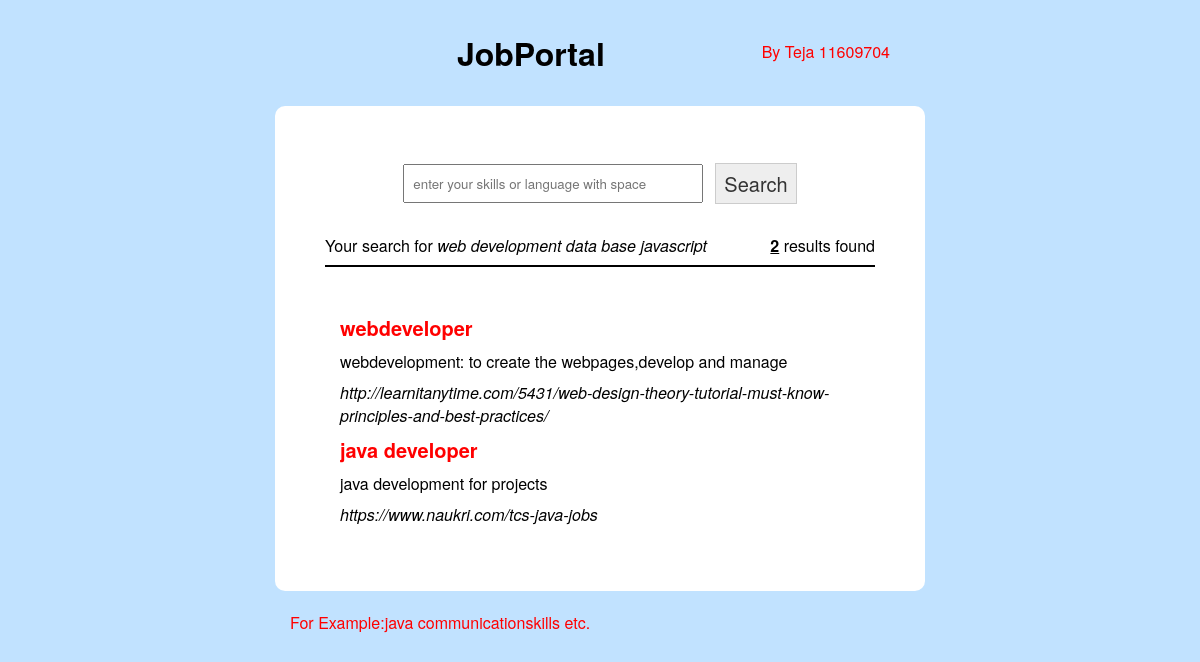
Screenshot of /index.php?k=web development data base javascript  with the database file from the repository.
### tables this page shows
CREATE TABLE `search_engine` (
  `id` int(11) NOT NULL,
  `title` varchar(200) NOT NULL,
  `blurb` text NOT NULL,
  `url` text NOT NULL,
  `keywords` text NOT NULL
);

### index.php (the view, shortened to what this page needs)
<html>
	<head>
		<link rel="stylesheet" type="text/css" href="./main.css"></link>
	</head>
	<body>
		<div id="wrapper">
			<div id="top_header">
				<div id="nav">
					<a href="<?php echo SITE_ADDR;?>/new_entry.php">By Teja 11609704</a>
				</div>
				<div id="logo">
					<h1><a href="<?php echo SITE_ADDR;?>">JobPortal</a></h1>
				</div>
			</div>
			<div id="main" class="shadow-box"><div id="content">
				<center>
				<form action="" method="GET" name="">
					<table>
						<tr>
							<td><input type="text" name="k" placeholder="enter your skills or language with space" autocomplete="off"></td>
							<td><input type="submit" name="" value="Search" ></td>
						</tr>
					</table>
				</form>
				</center>
				<?php
					if (isset($_GET['k']) && $_GET['k'] != ''){
						$k = trim($_GET['k']);
						$query_string = "SELECT * FROM search_engine WHERE ";
						$display_words = "";
						$keywords = explode(' ', $k);
						foreach($keywords as $word){
							$query_string .= " keywords LIKE '%".$word."%' OR ";
							$display_words .= $word." ";
						}
						$query_string = substr($query_string, 0, strlen($query_string) - 3);
						$conn = mysqli_connect(DB_SERVER, DB_USER, DB_PASS, DB_NAME);
						$query = mysqli_query($conn, $query_string);
						$result_count = mysqli_num_rows($query);
						if ($result_count > 0){
							echo '<br /><div class="right"><b><u>'.$result_count.'</u></b> results found</div>';
							echo 'Your search for <i>'.$display_words.'</i> <hr /><br />';
							echo '<table class="search">';
							while ($row = mysqli_fetch_assoc($query)){
								echo '<tr>
									<td><h3><a href="'.$row['url'].'">'.$row['title'].'</a></h3></td>
								</tr>
								<tr>
									<td>'.$row['blurb'].'</td>
								</tr>
								<tr>
									<td><i>'.$row['url'].'</i></td>
								</tr>';
							}
							echo '</table>';
						}
						else
							echo 'No results found. Please search something else.';
					}
					else
						echo '';
				?>
			</div></div>
			<div id="footer">
				<div class="left">
					<a href="https://example:contentwriter communicationskills etc" target="_blank">For Example:java communicationskills etc.</a>
				</div>
			</div>
		</div>
	</body>
</html>

### main.css (style rules this page uses)
* { margin: 0; padding: 0; font-family: "Helvetica Neue", Helvetica, Arial, sans-serif; }
body { background: #C1E2FF; color: #000; }
a { color: red; text-decoration: none; }
#wrapper { width: 650px; margin: auto; }
#top_header { padding: 30px; }
#top_header #logo { text-align: center; }
#top_header a { color: black; }
#top_header #nav { display: block; float: right; margin-top: 10px; }
#top_header #nav a { padding: 0px 5px; color: red; }
#top_header #nav a:last-child { border: 0px; }
#main #content { background-color: #fff; padding: 50px; color: #000; -moz-border-radius: 10px; -webkit-border-radius: 10px; border-radius: 10px; -khtml-border-radius: 10px; }
#footer { margin: 20px 15px; }
.search { padding: 10px; }
.search td { padding: 3px; }
input[type=text], input[type=password] { padding: 8px 8px; min-width: 300px; }
input[type=submit], input[type=button] { padding: 5px 8px; background-color: #eee; border: 1px solid #ccc; color: #333; cursor: pointer; font-size: 20px; }
h3 { font-size: 20px; margin: 0px; }
hr { border: 1px solid #000; margin: 8px 0px; }
table td { padding: 5px; }
.right { float: right; }
.left { float: left; }

### rows the page displays
search_engine: title "webdeveloper", blurb "webdevelopment: to create the webpages,develop and manage", url "http://learnitanytime.com/5431/web-design-theory-tutorial-must-know-principles-and-best-practices/"
search_engine: title "java developer", blurb "java development for projects", url "https://www.naukri.com/tcs-java-jobs"

### other values shown
$result_count "2"
$display_words "web development data base javascript"
